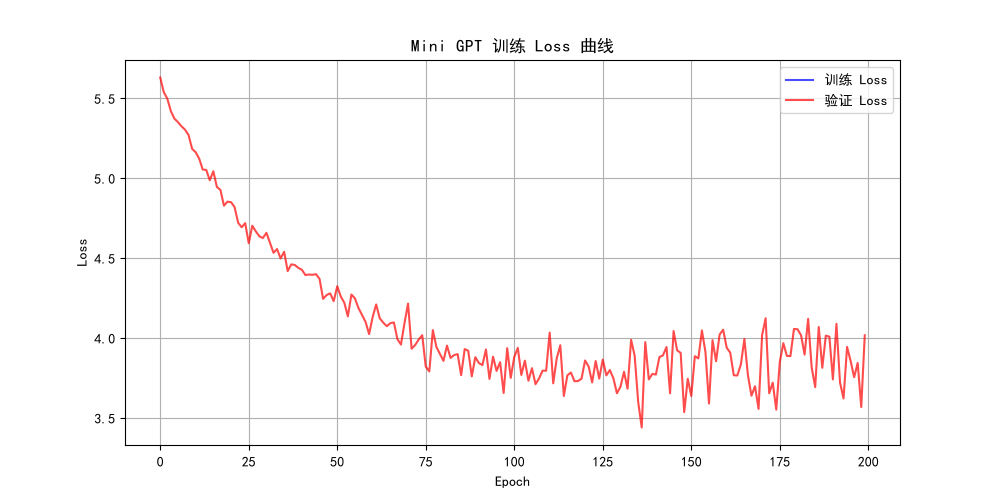

Python code for this plot:
import torch
import torch.nn as nn
import torch.nn.functional as F
import math
import matplotlib.pyplot as plt

plt.rcParams["font.sans-serif"] = ["SimHei"]
plt.rcParams["axes.unicode_minus"] = False

class MultiHeadAttention(nn.Module):
    def __init__(self, d_model, num_heads):
        super().__init__()
        assert d_model % num_heads == 0
        self.d_model = d_model
        self.num_heads = num_heads
        self.d_k = d_model // num_heads
        self.w_q = nn.Linear(d_model, d_model)
        self.w_k = nn.Linear(d_model, d_model)
        self.w_v = nn.Linear(d_model, d_model)
        self.w_o = nn.Linear(d_model, d_model)
    def forward(self, x, mask = None):
        batch_size, seq_len, _ = x.shape
        q = self.w_q(x)
        k = self.w_k(x)
        v = self.w_v(x)
        q = q.view(batch_size, seq_len, self.num_heads, self.d_k).transpose(1, 2)
        k = k.view(batch_size, seq_len, self.num_heads, self.d_k).transpose(1, 2)
        v = v.view(batch_size, seq_len, self.num_heads, self.d_k).transpose(1, 2)
        scores = q @ k.transpose(-1, -2) / math.sqrt(self.d_k)
        if mask is not None:
            scores = scores.masked_fill(mask == 0, float("-inf"))
        attn = torch.softmax(scores, dim = -1)
        out = attn @ v
        out = out.transpose(1, 2).contiguous().view(batch_size, seq_len, self.d_model)
        return self.w_o(out)

class PositionalEncoding(nn.Module):
    def __init__(self, d_model, max_len = 5000):
        super().__init__()
        pe = torch.zeros(max_len, d_model)
        position = torch.arange(0, max_len).unsqueeze(1).float()
        div_term = torch.exp(torch.arange(0, d_model, 2).float() * (-math.log(10000.0) / d_model))
        pe[:, 0::2] = torch.sin(position * div_term)
        pe[:, 1::2] = torch.cos(position * div_term)
        pe = pe.unsqueeze(0)
        self.register_buffer("pe", pe)
    def forward(self, x):
        return x + self.pe[:, :x.size(1), :]

class TransformerBlock(nn.Module):
    def __init__(self, d_model, num_heads, dim_feedforward, dropout = 0.3):
        super().__init__()
        self.attention = MultiHeadAttention(d_model, num_heads)
        self.norm1 = nn.LayerNorm(d_model)
        self.dropout1 = nn.Dropout(dropout)
        self.ffn = nn.Sequential(
            nn.Linear(d_model, dim_feedforward), 
            nn.ReLU(),
            nn.Dropout(dropout),
            nn.Linear(dim_feedforward, d_model)
        )
        self.norm2 = nn.LayerNorm(d_model)
        self.dropout2 = nn.Dropout(dropout)
    def forward(self, x, mask = None):
        attn_out = self.attention(x, mask)
        x = self.norm1(x + self.dropout1(attn_out))
        ffn_out = self.ffn(x)
        x = self.norm2(x + self.dropout2(ffn_out))
        return x

class MiniGPT(nn.Module):
    def __init__(self, vocab_size, d_model = 64, num_heads = 4, num_layers = 3, max_len = 128, dropout = 0.1):
        super().__init__()
        self.d_model = d_model
        self.vocab_size = vocab_size
        self.token_embedding = nn.Embedding(vocab_size, d_model)
        self.pos_encoding = PositionalEncoding(d_model, max_len)
        self.blocks = nn.ModuleList([
            TransformerBlock(d_model, num_heads, dim_feedforward = 4 * d_model, dropout = dropout)
            for _ in range(num_layers)
        ])
        self.norm = nn.LayerNorm(d_model)
        self.lm_head = nn.Linear(d_model, vocab_size)
    def forward(self, x):
        seq_len = x.size(1)
        mask = torch.tril(torch.ones(seq_len, seq_len).to(x.device))
        x = self.token_embedding(x)
        x = self.pos_encoding(x)
        for block in self.blocks:
            x = block(x, mask)
        x = self.norm(x)
        logits = self.lm_head(x)
        return logits

text = """
人工智能是研究如何让计算机完成需要人类智能的任务的学科。
它起源于二十世纪五十年代。早期的人工智能主要基于规则。
后来出现了机器学习。机器学习让计算机从数据中学习规律。
深度学习是机器学习的一个分支。它使用多层神经网络。
神经网络由很多神经元组成。每个神经元接收输入，进行计算，然后输出。
深度学习在图像识别、语音识别、自然语言处理等领域取得了巨大成功。
近年来，大语言模型成为人工智能的热点。大语言模型用海量文本训练。
它们能生成流畅的文本。它们能回答问题，写文章，甚至写代码。
但是大语言模型也有缺点。它们可能产生错误信息。它们需要大量计算资源。
人工智能正在快速发展。未来会有更多应用。
人工智能正在改变我们的世界。从智能手机到自动驾驶汽车，从医疗诊断到金融分析，人工智能无处不在。
人工智能的核心是让计算机模拟人类的智能行为。这些行为包括学习、推理、感知和决策。
机器学习是实现人工智能的重要方法。它让计算机从数据中自动学习规律。
深度学习使用多层神经网络来提取数据的特征。
通过反向传播算法，神经网络可以自动调整权重。
卷积神经网络可以识别图片中的物体。
循环神经网络和Transformer模型被广泛使用。
Transformer模型使用注意力机制。注意力机制让模型关注输入序列中的重要部分。
大语言模型是基于Transformer的模型。它们用海量文本数据训练。
大语言模型可以生成文本、回答问题、翻译语言、写代码。
但是大语言模型也有局限性。它们可能生成错误的信息。
训练一个大语言模型需要数千个GPU。
人工智能的发展也带来了伦理问题。我们需要确保人工智能被安全、公平地使用。
未来，人工智能将继续发展。它将在更多领域发挥作用。
我们需要学习人工智能的知识，以便更好地利用它。
"""

chars = sorted(list(set(text)))
vocab_size = len(chars)
char_to_idx = {ch: i for i, ch in enumerate(chars)}
idx_to_char = {i: ch for i, ch in enumerate(chars)}

print(f"文本长度：{len(text)}")
print(f"字符表大小：{vocab_size}")
print(f"字符表：{''.join(chars)}")

data = torch.tensor([char_to_idx[ch] for ch in text], dtype = torch.long)
seq_len = 32
x = []
y = []
for i in range(len(data) - seq_len):
    x.append(data[i : i + seq_len])
    y.append(data[i + 1 : i + seq_len + 1])
x = torch.stack(x)
y = torch.stack(y)

print(f"训练样本数：{x.shape[0]}")
print(f"每个样本长度：{x.shape[1]}")

split = int(len(x) * 0.9)
x_train, x_val = x[:split], x[split:]
y_train, y_val = y[:split], y[split:]
device = torch.device("cuda" if torch.cuda.is_available() else "cpu")
print(f"使用设备：{device}")
model = MiniGPT(vocab_size, d_model = 64, num_heads = 4, num_layers = 3, max_len = seq_len).to(device)
loss_fn = nn.CrossEntropyLoss()
optimizer = torch.optim.AdamW(model.parameters(), lr = 0.001, weight_decay = 0.05)
epochs = 200
batch_size = 32
train_losses = []
val_losses = []

for epoch in range(epochs):
    model.train()
    indices = torch.randint(0, len(x_train), (batch_size,))
    x_batch = x_train[indices].to(device)
    y_batch = y_train[indices].to(device)
    logits = model(x_batch)
    loss = loss_fn(logits.view(-1, vocab_size), y_batch.view(-1))
    optimizer.zero_grad()
    loss.backward()
    torch.nn.utils.clip_grad_norm_(model.parameters(), max_norm = 1.0)
    optimizer.step()
    model.eval()
    with torch.no_grad():
        val_indices = torch.randint(0, len(x_val), (batch_size,))
        x_val_batch = x_val[val_indices].to(device)
        y_val_batch = y_val[val_indices].to(device)
        val_logits = model(x_val_batch)
        val_loss = loss_fn(val_logits.view(-1, vocab_size), y_val_batch.view(-1))
        val_losses.append(val_loss.item())
    if epoch % 20 == 0:
        print(f"Epoch {epoch:3d} | Train Loss: {loss.item():.4f} | Val Loss: {val_loss.item():.4f}")

def generate(model, start_text, max_new_token = 50, temperature = 1.0):
    model.eval()
    input_ids = torch.tensor([char_to_idx[ch] for ch in start_text], dtype=torch.long).unsqueeze(0).to(device)
    with torch.no_grad():
        for _ in range(max_new_token):
            input_crop = input_ids[:, -seq_len:]
            logits = model(input_crop)
            logits = logits[:, -1, :] / temperature
            probs = F.softmax(logits, dim = -1)
            next_id = torch.multinomial(probs, num_samples = 1)
            input_ids = torch.cat([input_ids, next_id], dim = 1)
    generated = "".join([idx_to_char[i.item()] for i in input_ids[0]])
    return generated

print("\n" + "="*50)
print("生成示例：")
print("="*50)
for start in ["人工智能", "机器学习", "大语言模型", "未来"]:
    print(f"\n起始：{start}")
    print(generate(model, start, max_new_token = 30, temperature = 0.7))

plt.figure(figsize=(10, 5))
plt.plot(train_losses, label="训练 Loss", color="blue", alpha=0.7)
plt.plot(val_losses, label="验证 Loss", color="red", alpha=0.7)
plt.title("Mini GPT 训练 Loss 曲线")
plt.xlabel("Epoch")
plt.ylabel("Loss")
plt.legend()
plt.grid(True)
plt.savefig("day20_mini_gpt.png")
plt.show()

print("\n图片已保存：day20_mini_gpt.png")
